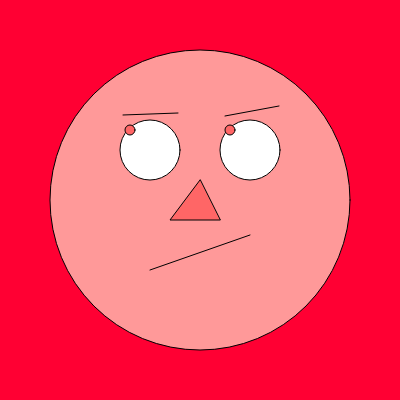
Frame 1 (no input)
Frame 60 (no input): identical to frame 1, image omitted
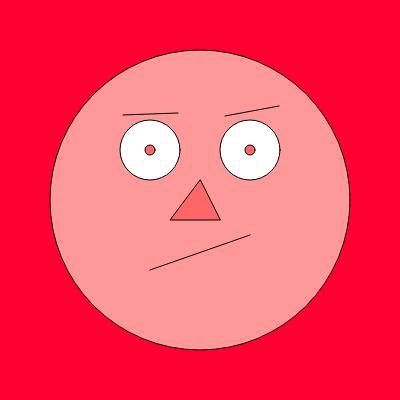
Frame 120 (the mouse pressed at the canvas centre since frame 60)

The p5.js sketch that drew these frames (run headless with seeded random() and noise() and a simulated clock; from frame 60 on, the mouse is pressed at the canvas centre):

// p5.js sketch
// ── sketch.js
function setup() {
  createCanvas(400, 400);
}
let olhoX;
let olhoY;

function draw() {
  background("#FF0033");
  fill("#FF9999");
  circle(200, 200, 300); // rosto
  fill("white");
  circle(150, 150, 60); // olho esquerdo
  circle(250, 150, 60); // olho direito
  line(150, 270, 250, 235); // boca
  fill("#FF6666");
  triangle(200, 180, 170, 220, 220, 220); // nariz
  line(123, 115, 178, 113); // sobrancelha esquerda
  line(225, 116, 279, 106); // sobrancelha direita
  // circle(150,150,10); // pupila esquerda
  //circle(250,150,10); // pupila direita

  olhoX = map(mouseX, 0, 400, 130, 170);
  olhoY = map(mouseY, 0, 400, 130, 170);

  circle(olhoX, olhoY, 10); // nova pupila esquerda
  circle(olhoX + 100, olhoY, 10); //nova pupila direita
  if (mouseIsPressed) {
    console.log(mouseX, mouseY);
  }
}
